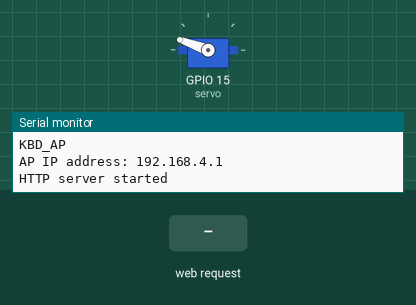
Simulated run of this sketch. Board: ESP8266 (NodeMCU). On the bench: servo, the last lines printed to the serial monitor. The inputs (shaded band) are chosen by the test bench.

Above: at 1.7 s.
1.8 s: HTTP request GET /on received
At 1.96 s:
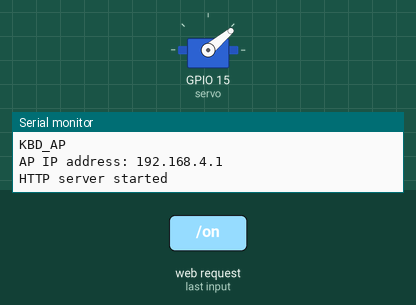
3.6 s: HTTP request GET /auto received
At 6.2 s:
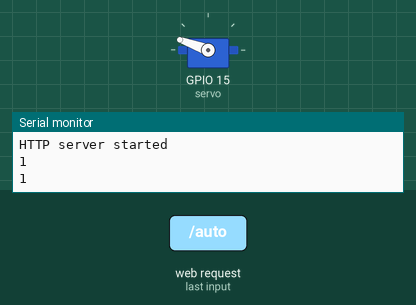
Timing chart, 0 to 11.8 s (numbered marks = the images above; inputs shaded):
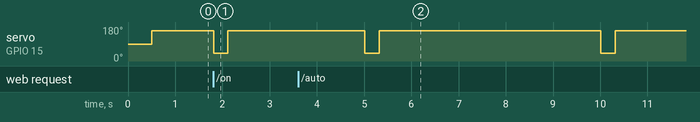

Measured:
- after the input at 1.8 s, servo on GPIO 15 (servo): 160° → 40° at once, → 160° 0.30 s later
- after the input at 3.6 s, servo on GPIO 15 (servo): alternates 160° for 4.7 s and 40° for 0.30 s, starting after 1.4 s

The sketch:

41615007_Auto_Feeder_Arduino_Code.ino
```cpp
#include <ESP8266WiFi.h>
#include <WiFiClient.h>
#include <ESP8266WebServer.h>
#include <ESP8266mDNS.h>
#include <Servo.h>
#include <SimpleTimer.h>

SimpleTimer timer;

Servo servo;

int delay_time=5000;

/* Set these to your desired credentials. */
const char *softAP_ssid = "KBD_AP";
const char *softAP_password = "00000000";
/* Soft AP network parameters */
IPAddress apIP(192, 168, 4, 1);
IPAddress netMsk(255, 255, 255, 0);

ESP8266WebServer server(80);


void setup(void) {

  servo.attach(15);
  Serial.begin(9600);

  timer.setInterval(delay_time,feed);

  setupAp();

  server.on("/", handleRoot);
  server.on("/on", handleOn);
  server.on("/auto", handleAuto);
  server.onNotFound(handleNotFound);

  server.begin();
  Serial.println("HTTP server started");
}

void setupAp() {
  Serial.println(softAP_ssid);
  WiFi.mode(WIFI_AP);
  WiFi.softAPConfig(apIP, apIP, netMsk);
  WiFi.softAP(softAP_ssid, softAP_password);
  delay(500); // Without delay I've seen the IP address blank
  Serial.print("AP IP address: ");
  Serial.println(WiFi.softAPIP());
}

void loop(void) {
  servo.write(160);
  server.handleClient();
  timer.run();


}
void feed(){
  servo.write(160);
  delay(15);
  servo.write(40);
  delay(300);
  servo.write(160);
  delay(15);
  Serial.println("1");
}

void handleRoot() {

  String s;
  s="<meta name='viewport' content='width=device-width, initial-scale=1.0'/>";
  //s=s+"<meta http-equiv='refresh' content='5'/>";
  s=s+"<meta http-equiv='Content-Type' content='text/html;charset=utf-8' />";
  s=s+"&nbsp&nbsp";
  s=s+"<h1 align='center'>자동 배식기</h1>";
  s=s+"&nbsp&nbsp";
  s=s+"<br></br>";
  s=s+"<a href=\"on\"><button style='background-color: #4CAF50; border: none;color: white; padding: 42px; text-align: center; text-decoration: none; display: inline-block; font-size: 19px; margin: 4px 2px; cursor: pointer; border-radius: 12px;'>수동 배식</button></a>";
  s=s+"&nbsp&nbsp&nbsp&nbsp";
  s=s+"<a href=\"auto\"><button style='background-color: #66CCFF; border: none;color: white; padding: 42px; text-align: center; text-decoration: none; display: inline-block; font-size: 19px; margin: 4px 2px; cursor: pointer; border-radius: 12px;'>자동 배식</button></a>";
  server.send(200, "text/html", s);
}

void handleOn() {
  feed();
  timer.disable(0);
  GoHome();
}

void handleAuto() {

  timer.enable(0);
  GoHome();

}


void GoHome() {
  //IPAddress ip = WiFi.localIP();
  IPAddress ip = apIP;
  String s,ipS;
  ipS=String(ip[0])+"."+String(ip[1])+"."+String(ip[2])+"."+String(ip[3]);
    s="<meta http-equiv='refresh' content=\"0;url='http://"+ipS+"/'\">";
  server.send(200, "text/html", s);
}

void handleNotFound() {

  String message = "File Not Found\n\n";
  message += "URI: ";
  message += server.uri();
  message += "\nMethod: ";
  message += (server.method() == HTTP_GET) ? "GET" : "POST";
  message += "\nArguments: ";
  message += server.args();
  message += "\n";
  for (uint8_t i = 0; i < server.args(); i++) {
    message += " " + server.argName(i) + ": " + server.arg(i) + "\n";
  }
  server.send(404, "text/plain", message);

}
```
